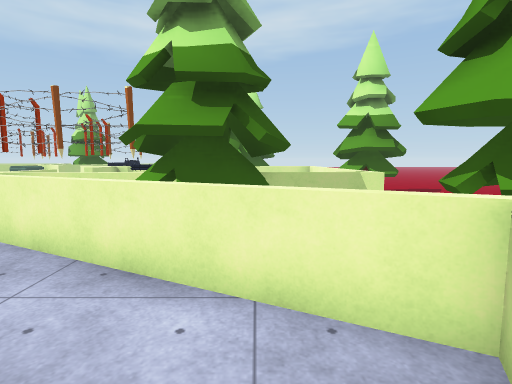
view 1 (above)

20 first-person views from a walk through a Unity game level. The camera is 1.4 m above the floor, tilts 6° down and sees 80° across. The floor is counted in squares, 1 m on a side. Each view is taken from the middle of a square. On the plan, view 1 faces up. The plan holds only what a view shows up to about 14 squares ahead; the rest is blank. The place goes on beyond the plan. The player character is not drawn. Some surface patterns are stand-ins.

view 2
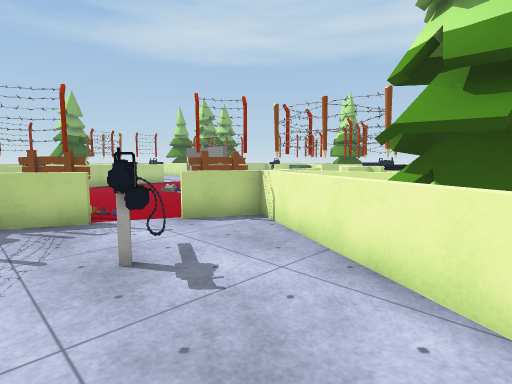

view 3
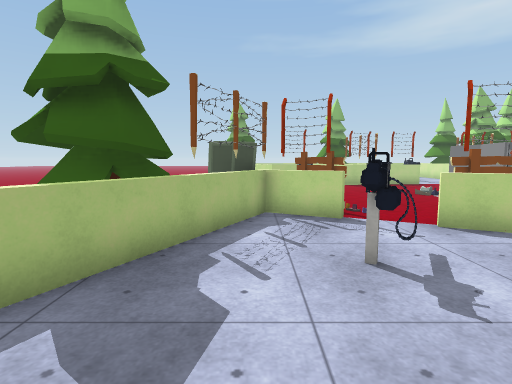

view 4
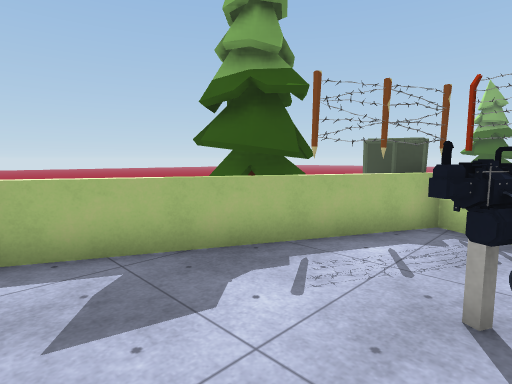

view 5
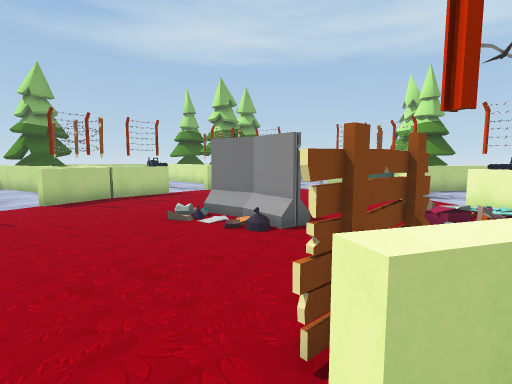

view 6
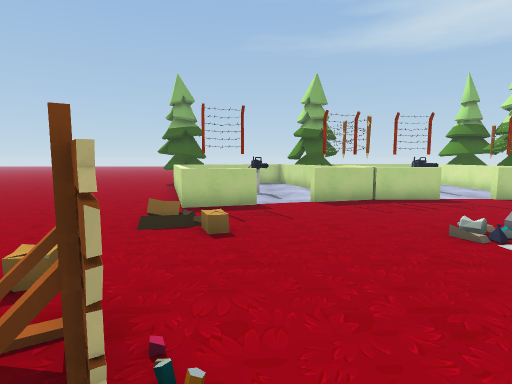

view 7
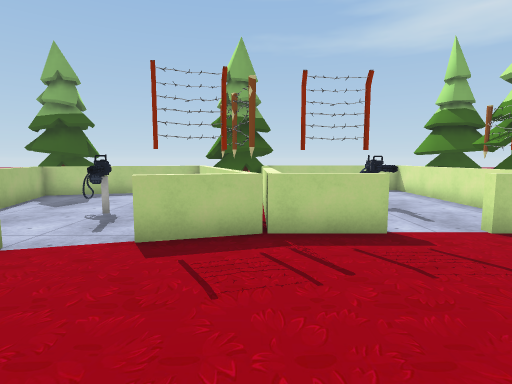

view 8
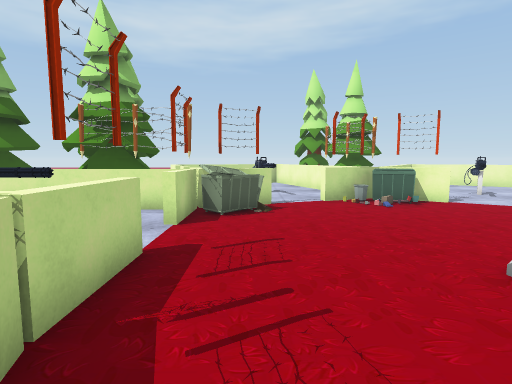

view 9
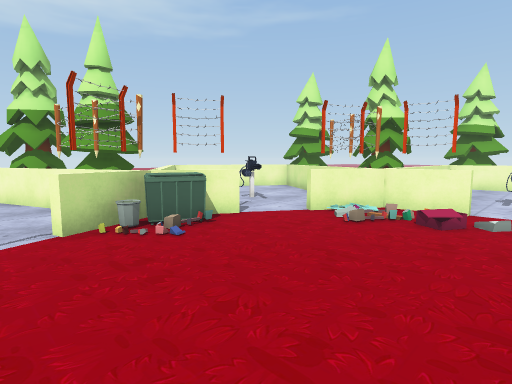

view 10
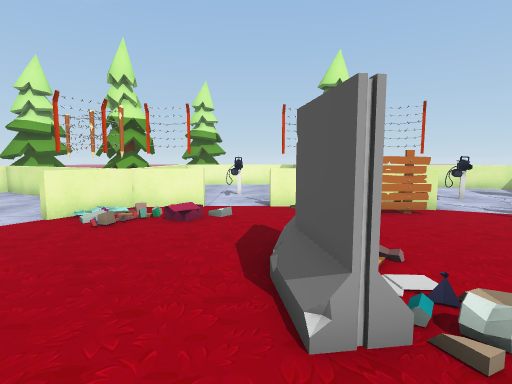

view 11
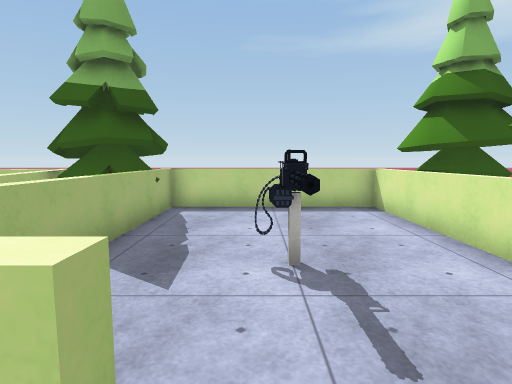

view 12
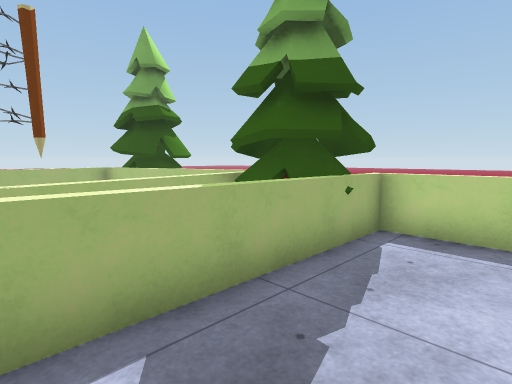

view 13
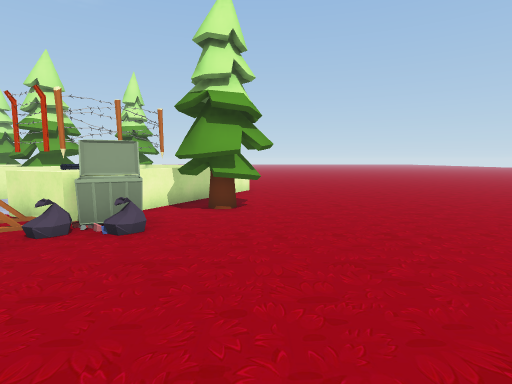

view 14
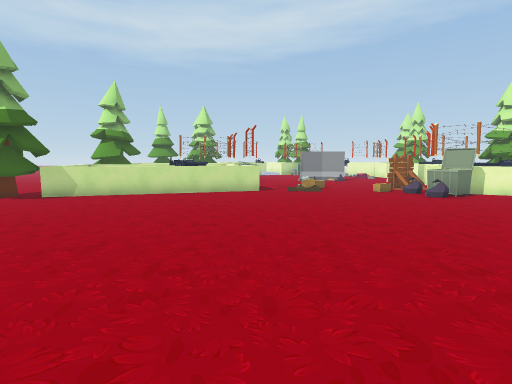

view 15
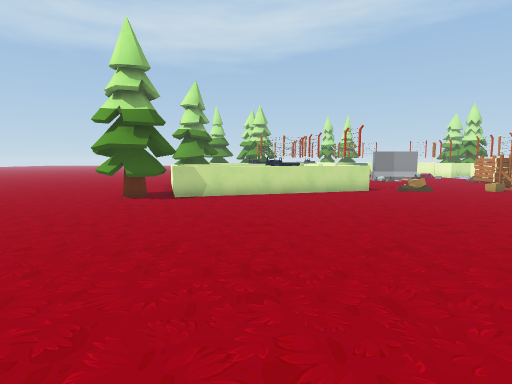

view 16
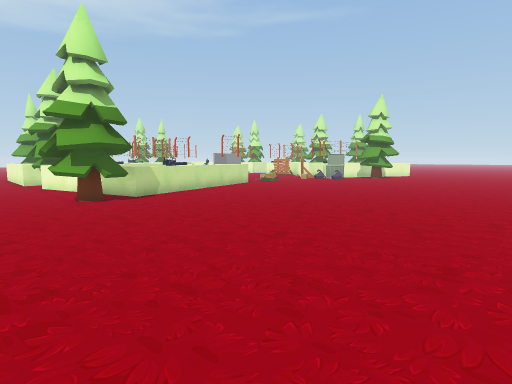

view 17
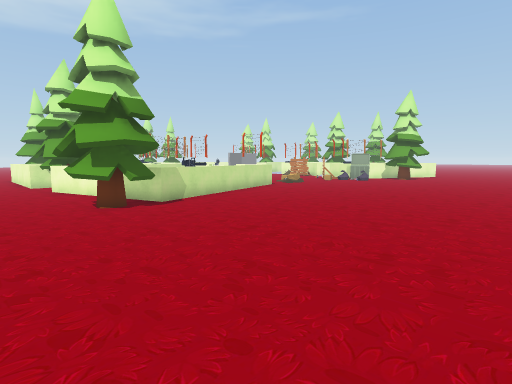

view 18
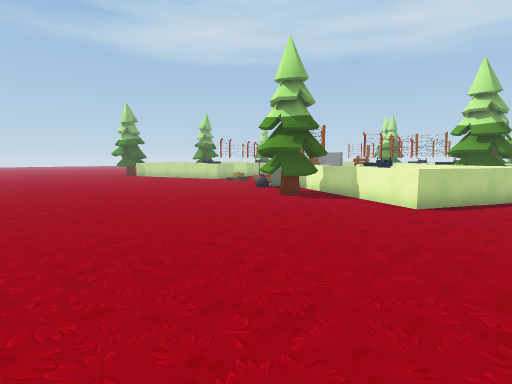

view 19
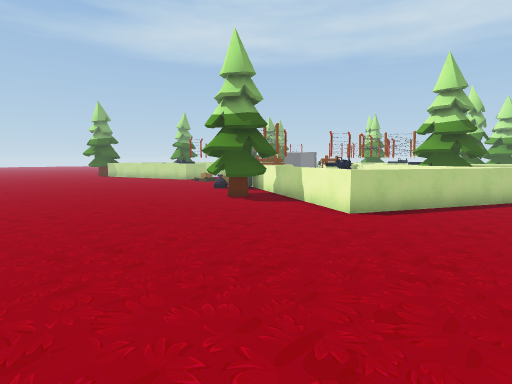

view 20
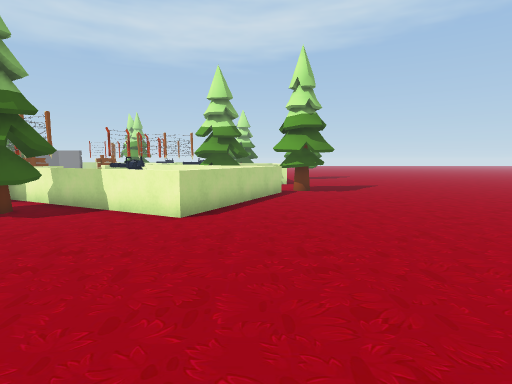

### Floor plan
Key: @ floor where view 1 was taken; # wall or solid block; x gap in a wall; . floor; / step, stairs or slope; = window, fence, low wall or low ledge; ^ raised ledge; T tree; F fence; B barrier; O other object.
Columns run from 29 left of view 1 to 3 right of it. Each row starts with its distance up from view 1.
 24                 T
 23                 TT
 22                =TT
 21                =#TT
 20                .=TTT=      #T
 19         T     ..#.T##  .. .#T
 18         TT    ...F =.  ...=#T
 17         TT=   #..# ... ..#=
 16     TT  TT    ..F#F..#...=  T
 15    TTTTTTTT  F..#^^#....##TTT
 14    #TT##TTF#F#........#.## TT
 13    =.......#^=........#F========T
 12    =.......F..........##       =T
 11    =.... =...........O.F.......=
 10    =.... .................  .. =
  9    =.......#.................   =
  8    #T......#....BBBB...F        =
  7    TT#====F#..........##.###T#==x
  6   .TTT#=##.F=.........#####TTT#
  5   .#T#=.....#.........###=#TTT
  4  ..=#   ...............#..###  TT
  3  ...=  .. #..#..............#==TT
  2  ...=........=./O...#F..#O....##T
  1 ....=.......=F.//...##...O... =..
  0 ...TT=..====#.......=##......@=..
 -1 ..TTT#===...........=###=....=#..
 -2 ..TTT.................TTT==..=...
 -3 ......................TTT.#==#...
 -4 ......................TTT........
 -5 .................................
 -6 .................................
 -7 .................................
 -8 .................................
 -9 .................................
-10 ................................
-11 .................................
-12  ..............................
-13 . ..... .    .           ..... .

Where each view was taken, in squares from view 1:
view 1: 0 up, 0 right, facing up
view 2: 0 up, 0 right, facing up-left
view 3: 0 up, 0 right, facing left
view 4: 2 up, 1 left, facing down-left
view 5: 3 up, 6 left, facing up-left
view 6: 3 up, 7 left, facing left
view 7: 7 up, 12 left, facing left
view 8: 5 up, 16 left, facing up
view 9: 9 up, 15 left, facing up-right
view 10: 9 up, 15 left, facing right
view 11: 10 up, 17 left, facing left
view 12: 10 up, 20 left, facing down-left
view 13: 4 down, 15 left, facing right
view 14: 13 down, 16 left, facing up
view 15: 13 down, 21 left, facing up
view 16: 13 down, 29 left, facing up-right
view 17: 11 down, 29 left, facing up-right
view 18: 13 down, 2 right, facing up-left
view 19: 11 down, 3 right, facing up-left
view 20: 11 down, 1 right, facing up
